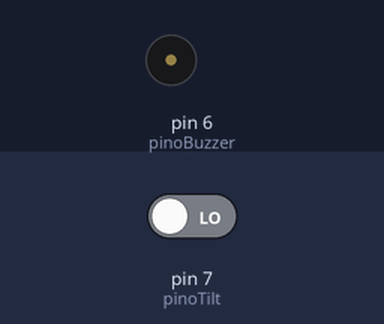
Bench run of a sketch on a simulated Arduino Uno, built with avr-gcc and run on an emulated ATmega328P. Shown: buzzer (waves = sounding). The test bench sets the inputs (shaded band); at power-on: pin 7 (pinoTilt) LOW.

Above: at 1.2 s.
1.3 s: pin 7 (pinoTilt) driven HIGH
At 1.8 s:
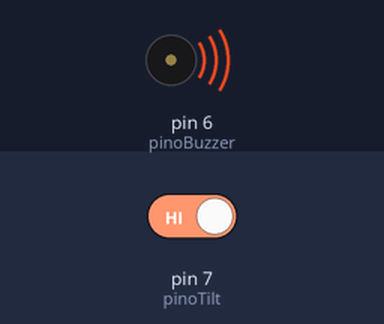
2.8 s: pin 7 (pinoTilt) driven LOW
At 4.1 s:
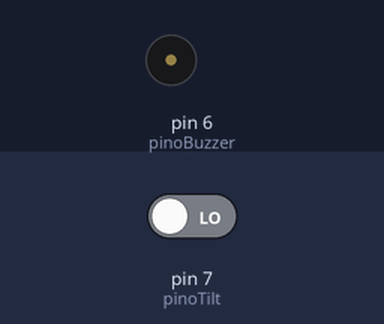
Timing chart, 0 to 5.8 s (numbered marks = the images above; inputs shaded):
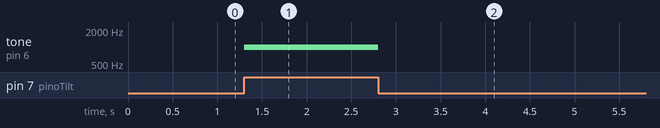

Measured:
- after the input at 1.3 s, tone on pin 6 (pinoBuzzer): silent → 1000 Hz at once
- after the input at 2.8 s, tone on pin 6 (pinoBuzzer): 1000 Hz → silent at once

The sketch:

Projeto13.ino
```cpp
// Projeto 13 - Alarme de Movimento
// Autor: ACNP / Prof. Augusto Queiroz

int pinoTilt = 7;   // Pino onde o sensor de tilt/vibracao esta ligado
int pinoBuzzer = 6; // Pino onde o buzzer esta ligado

void setup()
{
    // Configura o pino do sensor como entrada
    // Nota: Alguns modulos de tilt ja tem resistor interno e nao precisam de PULLUP.
    // Se o seu for apenas o componente (cilindro dourado/prata), use INPUT_PULLUP.
    pinMode(pinoTilt, INPUT);
    pinMode(pinoBuzzer, OUTPUT); // Configura o buzzer como saida
}

void loop()
{
    // Le o estado do sensor
    // Se detectar movimento ou inclinacao, o sensor fecha o contato (HIGH)
    if (digitalRead(pinoTilt) == HIGH)
    {
        tone(pinoBuzzer, 1000); // Toca um som agudo (1000 Hz)
        delay(500);             // Mantem o som por meio segundo
    }
    else
    {
        noTone(pinoBuzzer); // Para o som se estiver parado
    }
}
```
